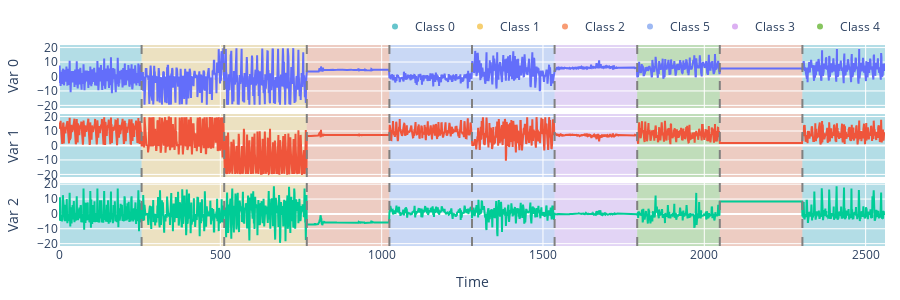

Write notebook code for a chart like this one.
### Code cell
fig = plot_classification_dataset(
    datasets["WISDM"]["train"]["samples"][:10, :].numpy(),
    datasets["WISDM"]["train"]["labels"][:10].numpy(),
)
fig.show()

### Figure 1 — Plotly figure (JSON) as saved in the notebook; plotly's stock layout.template omitted (floating-point values rounded to 4 significant figures; data arrays with more than 128 entries replaced by an {"elided": "..."} marker saying what was removed)
{"data": [{"mode": "lines", "name": "Var 0", "showlegend": false, "type": "scatter", "x": {"elided": "2560 int values"}, "xaxis": "x", "y": {"elided": "2560 float values"}, "yaxis": "y"}, {"mode": "lines", "name": "Var 1", "showlegend": false, "type": "scatter", "x": {"elided": "2560 int values"}, "xaxis": "x2", "y": {"elided": "2560 float values"}, "yaxis": "y2"}, {"mode": "lines", "name": "Var 2", "showlegend": false, "type": "scatter", "x": {"elided": "2560 int values"}, "xaxis": "x3", "y": {"elided": "2560 float values"}, "yaxis": "y3"}, {"marker": {"color": "rgb(102, 197, 204)"}, "mode": "markers", "name": "Class 0", "showlegend": true, "type": "scatter", "x": [null], "y": [null]}, {"marker": {"color": "rgb(246, 207, 113)"}, "mode": "markers", "name": "Class 1", "showlegend": true, "type": "scatter", "x": [null], "y": [null]}, {"marker": {"color": "rgb(248, 156, 116)"}, "mode": "markers", "name": "Class 2", "showlegend": true, "type": "scatter", "x": [null], "y": [null]}, {"marker": {"color": "rgb(158, 185, 243)"}, "mode": "markers", "name": "Class 5", "showlegend": true, "type": "scatter", "x": [null], "y": [null]}, {"marker": {"color": "rgb(220, 176, 242)"}, "mode": "markers", "name": "Class 3", "showlegend": true, "type": "scatter", "x": [null], "y": [null]}, {"marker": {"color": "rgb(135, 197, 95)"}, "mode": "markers", "name": "Class 4", "showlegend": true, "type": "scatter", "x": [null], "y": [null]}], "layout": {"height": 300, "legend": {"orientation": "h", "x": 1, "xanchor": "right", "y": 1.02, "yanchor": "bottom"}, "margin": {"b": 30, "l": 15, "r": 15, "t": 30}, "shapes": [{"fillcolor": "rgb(102, 197, 204)", "layer": "below", "line": {"width": 0}, "name": "Class 0", "opacity": 0.4, "showlegend": false, "type": "rect", "x0": 0, "x1": 256, "xref": "x", "y0": 0, "y1": 1, "yref": "y domain"}, {"fillcolor": "rgb(102, 197, 204)", "layer": "below", "line": {"width": 0}, "name": "Class 0", "opacity": 0.4, "showlegend": false, "type": "rect", "x0": 0, "x1": 256, "xref": "x2", "y0": 0, "y1": 1, "yref": "y2 domain"}, {"fillcolor": "rgb(102, 197, 204)", "layer": "below", "line": {"width": 0}, "name": "Class 0", "opacity": 0.4, "showlegend": false, "type": "rect", "x0": 0, "x1": 256, "xref": "x3", "y0": 0, "y1": 1, "yref": "y3 domain"}, {"fillcolor": "rgb(246, 207, 113)", "layer": "below", "line": {"width": 0}, "name": "Class 1", "opacity": 0.4, "showlegend": false, "type": "rect", "x0": 256, "x1": 512, "xref": "x", "y0": 0, "y1": 1, "yref": "y domain"}, {"fillcolor": "rgb(246, 207, 113)", "layer": "below", "line": {"width": 0}, "name": "Class 1", "opacity": 0.4, "showlegend": false, "type": "rect", "x0": 256, "x1": 512, "xref": "x2", "y0": 0, "y1": 1, "yref": "y2 domain"}, {"fillcolor": "rgb(246, 207, 113)", "layer": "below", "line": {"width": 0}, "name": "Class 1", "opacity": 0.4, "showlegend": false, "type": "rect", "x0": 256, "x1": 512, "xref": "x3", "y0": 0, "y1": 1, "yref": "y3 domain"}, {"line": {"color": "gray", "dash": "dash"}, "type": "line", "x0": 256, "x1": 256, "xref": "x", "y0": 0, "y1": 1, "yref": "y domain"}, {"line": {"color": "gray", "dash": "dash"}, "type": "line", "x0": 256, "x1": 256, "xref": "x2", "y0": 0, "y1": 1, "yref": "y2 domain"}, {"line": {"color": "gray", "dash": "dash"}, "type": "line", "x0": 256, "x1": 256, "xref": "x3", "y0": 0, "y1": 1, "yref": "y3 domain"}, {"fillcolor": "rgb(246, 207, 113)", "layer": "below", "line": {"width": 0}, "name": "Class 1", "opacity": 0.4, "showlegend": false, "type": "rect", "x0": 512, "x1": 768, "xref": "x", "y0": 0, "y1": 1, "yref": "y domain"}, {"fillcolor": "rgb(246, 207, 113)", "layer": "below", "line": {"width": 0}, "name": "Class 1", "opacity": 0.4, "showlegend": false, "type": "rect", "x0": 512, "x1": 768, "xref": "x2", "y0": 0, "y1": 1, "yref": "y2 domain"}, {"fillcolor": "rgb(246, 207, 113)", "layer": "below", "line": {"width": 0}, "name": "Class 1", "opacity": 0.4, "showlegend": false, "type": "rect", "x0": 512, "x1": 768, "xref": "x3", "y0": 0, "y1": 1, "yref": "y3 domain"}, {"line": {"color": "gray", "dash": "dash"}, "type": "line", "x0": 512, "x1": 512, "xref": "x", "y0": 0, "y1": 1, "yref": "y domain"}, {"line": {"color": "gray", "dash": "dash"}, "type": "line", "x0": 512, "x1": 512, "xref": "x2", "y0": 0, "y1": 1, "yref": "y2 domain"}, {"line": {"color": "gray", "dash": "dash"}, "type": "line", "x0": 512, "x1": 512, "xref": "x3", "y0": 0, "y1": 1, "yref": "y3 domain"}, {"fillcolor": "rgb(248, 156, 116)", "layer": "below", "line": {"width": 0}, "name": "Class 2", "opacity": 0.4, "showlegend": false, "type": "rect", "x0": 768, "x1": 1024, "xref": "x", "y0": 0, "y1": 1, "yref": "y domain"}, {"fillcolor": "rgb(248, 156, 116)", "layer": "below", "line": {"width": 0}, "name": "Class 2", "opacity": 0.4, "showlegend": false, "type": "rect", "x0": 768, "x1": 1024, "xref": "x2", "y0": 0, "y1": 1, "yref": "y2 domain"}, {"fillcolor": "rgb(248, 156, 116)", "layer": "below", "line": {"width": 0}, "name": "Class 2", "opacity": 0.4, "showlegend": false, "type": "rect", "x0": 768, "x1": 1024, "xref": "x3", "y0": 0, "y1": 1, "yref": "y3 domain"}, {"line": {"color": "gray", "dash": "dash"}, "type": "line", "x0": 768, "x1": 768, "xref": "x", "y0": 0, "y1": 1, "yref": "y domain"}, {"line": {"color": "gray", "dash": "dash"}, "type": "line", "x0": 768, "x1": 768, "xref": "x2", "y0": 0, "y1": 1, "yref": "y2 domain"}, {"line": {"color": "gray", "dash": "dash"}, "type": "line", "x0": 768, "x1": 768, "xref": "x3", "y0": 0, "y1": 1, "yref": "y3 domain"}, {"fillcolor": "rgb(158, 185, 243)", "layer": "below", "line": {"width": 0}, "name": "Class 5", "opacity": 0.4, "showlegend": false, "type": "rect", "x0": 1024, "x1": 1280, "xref": "x", "y0": 0, "y1": 1, "yref": "y domain"}, {"fillcolor": "rgb(158, 185, 243)", "layer": "below", "line": {"width": 0}, "name": "Class 5", "opacity": 0.4, "showlegend": false, "type": "rect", "x0": 1024, "x1": 1280, "xref": "x2", "y0": 0, "y1": 1, "yref": "y2 domain"}, {"fillcolor": "rgb(158, 185, 243)", "layer": "below", "line": {"width": 0}, "name": "Class 5", "opacity": 0.4, "showlegend": false, "type": "rect", "x0": 1024, "x1": 1280, "xref": "x3", "y0": 0, "y1": 1, "yref": "y3 domain"}, {"line": {"color": "gray", "dash": "dash"}, "type": "line", "x0": 1024, "x1": 1024, "xref": "x", "y0": 0, "y1": 1, "yref": "y domain"}, {"line": {"color": "gray", "dash": "dash"}, "type": "line", "x0": 1024, "x1": 1024, "xref": "x2", "y0": 0, "y1": 1, "yref": "y2 domain"}, {"line": {"color": "gray", "dash": "dash"}, "type": "line", "x0": 1024, "x1": 1024, "xref": "x3", "y0": 0, "y1": 1, "yref": "y3 domain"}, {"fillcolor": "rgb(158, 185, 243)", "layer": "below", "line": {"width": 0}, "name": "Class 5", "opacity": 0.4, "showlegend": false, "type": "rect", "x0": 1280, "x1": 1536, "xref": "x", "y0": 0, "y1": 1, "yref": "y domain"}, {"fillcolor": "rgb(158, 185, 243)", "layer": "below", "line": {"width": 0}, "name": "Class 5", "opacity": 0.4, "showlegend": false, "type": "rect", "x0": 1280, "x1": 1536, "xref": "x2", "y0": 0, "y1": 1, "yref": "y2 domain"}, {"fillcolor": "rgb(158, 185, 243)", "layer": "below", "line": {"width": 0}, "name": "Class 5", "opacity": 0.4, "showlegend": false, "type": "rect", "x0": 1280, "x1": 1536, "xref": "x3", "y0": 0, "y1": 1, "yref": "y3 domain"}, {"line": {"color": "gray", "dash": "dash"}, "type": "line", "x0": 1280, "x1": 1280, "xref": "x", "y0": 0, "y1": 1, "yref": "y domain"}, {"line": {"color": "gray", "dash": "dash"}, "type": "line", "x0": 1280, "x1": 1280, "xref": "x2", "y0": 0, "y1": 1, "yref": "y2 domain"}, {"line": {"color": "gray", "dash": "dash"}, "type": "line", "x0": 1280, "x1": 1280, "xref": "x3", "y0": 0, "y1": 1, "yref": "y3 domain"}, {"fillcolor": "rgb(220, 176, 242)", "layer": "below", "line": {"width": 0}, "name": "Class 3", "opacity": 0.4, "showlegend": false, "type": "rect", "x0": 1536, "x1": 1792, "xref": "x", "y0": 0, "y1": 1, "yref": "y domain"}, {"fillcolor": "rgb(220, 176, 242)", "layer": "below", "line": {"width": 0}, "name": "Class 3", "opacity": 0.4, "showlegend": false, "type": "rect", "x0": 1536, "x1": 1792, "xref": "x2", "y0": 0, "y1": 1, "yref": "y2 domain"}, {"fillcolor": "rgb(220, 176, 242)", "layer": "below", "line": {"width": 0}, "name": "Class 3", "opacity": 0.4, "showlegend": false, "type": "rect", "x0": 1536, "x1": 1792, "xref": "x3", "y0": 0, "y1": 1, "yref": "y3 domain"}, {"line": {"color": "gray", "dash": "dash"}, "type": "line", "x0": 1536, "x1": 1536, "xref": "x", "y0": 0, "y1": 1, "yref": "y domain"}, {"line": {"color": "gray", "dash": "dash"}, "type": "line", "x0": 1536, "x1": 1536, "xref": "x2", "y0": 0, "y1": 1, "yref": "y2 domain"}, {"line": {"color": "gray", "dash": "dash"}, "type": "line", "x0": 1536, "x1": 1536, "xref": "x3", "y0": 0, "y1": 1, "yref": "y3 domain"}, {"fillcolor": "rgb(135, 197, 95)", "layer": "below", "line": {"width": 0}, "name": "Class 4", "opacity": 0.4, "showlegend": false, "type": "rect", "x0": 1792, "x1": 2048, "xref": "x", "y0": 0, "y1": 1, "yref": "y domain"}, {"fillcolor": "rgb(135, 197, 95)", "layer": "below", "line": {"width": 0}, "name": "Class 4", "opacity": 0.4, "showlegend": false, "type": "rect", "x0": 1792, "x1": 2048, "xref": "x2", "y0": 0, "y1": 1, "yref": "y2 domain"}, {"fillcolor": "rgb(135, 197, 95)", "layer": "below", "line": {"width": 0}, "name": "Class 4", "opacity": 0.4, "showlegend": false, "type": "rect", "x0": 1792, "x1": 2048, "xref": "x3", "y0": 0, "y1": 1, "yref": "y3 domain"}, {"line": {"color": "gray", "dash": "dash"}, "type": "line", "x0": 1792, "x1": 1792, "xref": "x", "y0": 0, "y1": 1, "yref": "y domain"}, {"line": {"color": "gray", "dash": "dash"}, "type": "line", "x0": 1792, "x1": 1792, "xref": "x2", "y0": 0, "y1": 1, "yref": "y2 domain"}, {"line": {"color": "gray", "dash": "dash"}, "type": "line", "x0": 1792, "x1": 1792, "xref": "x3", "y0": 0, "y1": 1, "yref": "y3 domain"}, {"fillcolor": "rgb(248, 156, 116)", "layer": "below", "line": {"width": 0}, "name": "Class 2", "opacity": 0.4, "showlegend": false, "type": "rect", "x0": 2048, "x1": 2304, "xref": "x", "y0": 0, "y1": 1, "yref": "y domain"}, {"fillcolor": "rgb(248, 156, 116)", "layer": "below", "line": {"width": 0}, "name": "Class 2", "opacity": 0.4, "showlegend": false, "type": "rect", "x0": 2048, "x1": 2304, "xref": "x2", "y0": 0, "y1": 1, "yref": "y2 domain"}, {"fillcolor": "rgb(248, 156, 116)", "layer": "below", "line": {"width": 0}, "name": "Class 2", "opacity": 0.4, "showlegend": false, "type": "rect", "x0": 2048, "x1": 2304, "xref": "x3", "y0": 0, "y1": 1, "yref": "y3 domain"}, {"line": {"color": "gray", "dash": "dash"}, "type": "line", "x0": 2048, "x1": 2048, "xref": "x", "y0": 0, "y1": 1, "yref": "y domain"}, {"line": {"color": "gray", "dash": "dash"}, "type": "line", "x0": 2048, "x1": 2048, "xref": "x2", "y0": 0, "y1": 1, "yref": "y2 domain"}, {"line": {"color": "gray", "dash": "dash"}, "type": "line", "x0": 2048, "x1": 2048, "xref": "x3", "y0": 0, "y1": 1, "yref": "y3 domain"}, {"fillcolor": "rgb(102, 197, 204)", "layer": "below", "line": {"width": 0}, "name": "Class 0", "opacity": 0.4, "showlegend": false, "type": "rect", "x0": 2304, "x1": 2560, "xref": "x", "y0": 0, "y1": 1, "yref": "y domain"}, {"fillcolor": "rgb(102, 197, 204)", "layer": "below", "line": {"width": 0}, "name": "Class 0", "opacity": 0.4, "showlegend": false, "type": "rect", "x0": 2304, "x1": 2560, "xref": "x2", "y0": 0, "y1": 1, "yref": "y2 domain"}, {"fillcolor": "rgb(102, 197, 204)", "layer": "below", "line": {"width": 0}, "name": "Class 0", "opacity": 0.4, "showlegend": false, "type": "rect", "x0": 2304, "x1": 2560, "xref": "x3", "y0": 0, "y1": 1, "yref": "y3 domain"}, {"line": {"color": "gray", "dash": "dash"}, "type": "line", "x0": 2304, "x1": 2304, "xref": "x", "y0": 0, "y1": 1, "yref": "y domain"}, {"line": {"color": "gray", "dash": "dash"}, "type": "line", "x0": 2304, "x1": 2304, "xref": "x2", "y0": 0, "y1": 1, "yref": "y2 domain"}, {"line": {"color": "gray", "dash": "dash"}, "type": "line", "x0": 2304, "x1": 2304, "xref": "x3", "y0": 0, "y1": 1, "yref": "y3 domain"}], "showlegend": true, "xaxis": {"anchor": "y", "domain": [0, 1], "matches": "x3", "showticklabels": false}, "xaxis2": {"anchor": "y2", "domain": [0, 1], "matches": "x3", "showticklabels": false}, "xaxis3": {"anchor": "y3", "domain": [0, 1], "title": {"text": "Time"}}, "yaxis": {"anchor": "x", "domain": [0.6867, 1.0], "title": {"text": "Var 0"}}, "yaxis2": {"anchor": "x2", "domain": [0.3433, 0.6567], "title": {"text": "Var 1"}}, "yaxis3": {"anchor": "x3", "domain": [0, 0.3133], "title": {"text": "Var 2"}}}}
